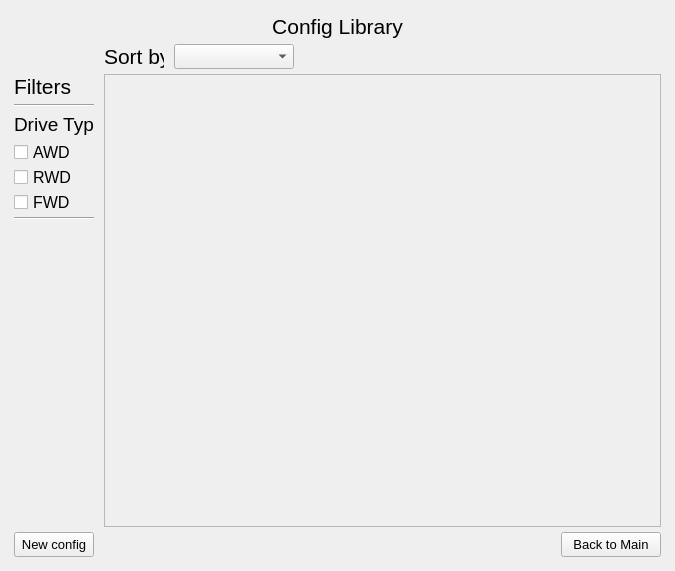
<?xml version="1.0" encoding="UTF-8"?>
<ui version="4.0">
 <class>MainWindow</class>
 <widget class="QMainWindow" name="MainWindow">
  <property name="geometry">
   <rect>
    <x>0</x>
    <y>0</y>
    <width>675</width>
    <height>571</height>
   </rect>
  </property>
  <property name="windowTitle">
   <string>MainWindow</string>
  </property>
  <widget class="QWidget" name="centralwidget">
   <layout class="QGridLayout" name="gridLayout_2">
    <item row="0" column="0">
     <layout class="QGridLayout" name="gridLayout_main">
      <property name="leftMargin">
       <number>5</number>
      </property>
      <property name="topMargin">
       <number>5</number>
      </property>
      <property name="rightMargin">
       <number>5</number>
      </property>
      <property name="bottomMargin">
       <number>5</number>
      </property>
      <property name="horizontalSpacing">
       <number>10</number>
      </property>
      <property name="verticalSpacing">
       <number>5</number>
      </property>
      <item row="2" column="1" rowspan="10" colspan="4">
       <widget class="QScrollArea" name="scrollArea_list">
        <property name="sizePolicy">
         <sizepolicy hsizetype="Expanding" vsizetype="Expanding">
          <horstretch>0</horstretch>
          <verstretch>0</verstretch>
         </sizepolicy>
        </property>
        <property name="minimumSize">
         <size>
          <width>400</width>
          <height>300</height>
         </size>
        </property>
        <property name="font">
         <font>
          <pointsize>10</pointsize>
         </font>
        </property>
        <property name="widgetResizable">
         <bool>true</bool>
        </property>
        <property name="alignment">
         <set>Qt::AlignLeading|Qt::AlignLeft|Qt::AlignVCenter</set>
        </property>
        <widget class="QWidget" name="library_list">
         <property name="geometry">
          <rect>
           <x>0</x>
           <y>0</y>
           <width>561</width>
           <height>457</height>
          </rect>
         </property>
         <layout class="QVBoxLayout" name="verticalLayout_2">
          <item>
           <spacer name="verticalSpacer">
            <property name="orientation">
             <enum>Qt::Vertical</enum>
            </property>
            <property name="sizeHint" stdset="0">
             <size>
              <width>20</width>
              <height>40</height>
             </size>
            </property>
           </spacer>
          </item>
         </layout>
        </widget>
       </widget>
      </item>
      <item row="12" column="4">
       <widget class="QPushButton" name="pushButton_back_to_main">
        <property name="sizePolicy">
         <sizepolicy hsizetype="Preferred" vsizetype="Preferred">
          <horstretch>0</horstretch>
          <verstretch>0</verstretch>
         </sizepolicy>
        </property>
        <property name="minimumSize">
         <size>
          <width>50</width>
          <height>15</height>
         </size>
        </property>
        <property name="maximumSize">
         <size>
          <width>100</width>
          <height>25</height>
         </size>
        </property>
        <property name="font">
         <font>
          <pointsize>10</pointsize>
         </font>
        </property>
        <property name="text">
         <string>Back to Main</string>
        </property>
       </widget>
      </item>
      <item row="1" column="3" colspan="2">
       <spacer name="horizontalSpacer_sort_by">
        <property name="orientation">
         <enum>Qt::Horizontal</enum>
        </property>
        <property name="sizeType">
         <enum>QSizePolicy::Preferred</enum>
        </property>
        <property name="sizeHint" stdset="0">
         <size>
          <width>40</width>
          <height>20</height>
         </size>
        </property>
       </spacer>
      </item>
      <item row="9" column="0" rowspan="3">
       <spacer name="verticalSpacer_filter">
        <property name="orientation">
         <enum>Qt::Vertical</enum>
        </property>
        <property name="sizeType">
         <enum>QSizePolicy::Expanding</enum>
        </property>
        <property name="sizeHint" stdset="0">
         <size>
          <width>20</width>
          <height>40</height>
         </size>
        </property>
       </spacer>
      </item>
      <item row="0" column="0" colspan="5">
       <widget class="QLabel" name="label_main_name">
        <property name="minimumSize">
         <size>
          <width>0</width>
          <height>15</height>
         </size>
        </property>
        <property name="maximumSize">
         <size>
          <width>1000</width>
          <height>25</height>
         </size>
        </property>
        <property name="font">
         <font>
          <pointsize>16</pointsize>
         </font>
        </property>
        <property name="text">
         <string>Config Library</string>
        </property>
        <property name="alignment">
         <set>Qt::AlignCenter</set>
        </property>
       </widget>
      </item>
      <item row="8" column="0">
       <widget class="Line" name="line_2">
        <property name="orientation">
         <enum>Qt::Horizontal</enum>
        </property>
       </widget>
      </item>
      <item row="4" column="0">
       <widget class="QLabel" name="label_filter_drive_type">
        <property name="minimumSize">
         <size>
          <width>50</width>
          <height>15</height>
         </size>
        </property>
        <property name="maximumSize">
         <size>
          <width>80</width>
          <height>25</height>
         </size>
        </property>
        <property name="font">
         <font>
          <pointsize>14</pointsize>
         </font>
        </property>
        <property name="text">
         <string>Drive Type</string>
        </property>
       </widget>
      </item>
      <item row="1" column="2">
       <widget class="QComboBox" name="comboBox_sort_by">
        <property name="minimumSize">
         <size>
          <width>80</width>
          <height>15</height>
         </size>
        </property>
        <property name="maximumSize">
         <size>
          <width>120</width>
          <height>25</height>
         </size>
        </property>
       </widget>
      </item>
      <item row="5" column="0">
       <widget class="QCheckBox" name="checkBox_drive_type_awd">
        <property name="sizePolicy">
         <sizepolicy hsizetype="Preferred" vsizetype="Preferred">
          <horstretch>0</horstretch>
          <verstretch>0</verstretch>
         </sizepolicy>
        </property>
        <property name="minimumSize">
         <size>
          <width>50</width>
          <height>15</height>
         </size>
        </property>
        <property name="maximumSize">
         <size>
          <width>80</width>
          <height>20</height>
         </size>
        </property>
        <property name="font">
         <font>
          <pointsize>12</pointsize>
         </font>
        </property>
        <property name="text">
         <string>AWD</string>
        </property>
       </widget>
      </item>
      <item row="6" column="0">
       <widget class="QCheckBox" name="checkBox_drive_type_rwd">
        <property name="sizePolicy">
         <sizepolicy hsizetype="Preferred" vsizetype="Preferred">
          <horstretch>0</horstretch>
          <verstretch>0</verstretch>
         </sizepolicy>
        </property>
        <property name="minimumSize">
         <size>
          <width>50</width>
          <height>15</height>
         </size>
        </property>
        <property name="maximumSize">
         <size>
          <width>80</width>
          <height>20</height>
         </size>
        </property>
        <property name="font">
         <font>
          <pointsize>12</pointsize>
         </font>
        </property>
        <property name="text">
         <string>RWD</string>
        </property>
       </widget>
      </item>
      <item row="2" column="0">
       <widget class="QLabel" name="label_filter">
        <property name="minimumSize">
         <size>
          <width>50</width>
          <height>15</height>
         </size>
        </property>
        <property name="maximumSize">
         <size>
          <width>80</width>
          <height>25</height>
         </size>
        </property>
        <property name="font">
         <font>
          <pointsize>16</pointsize>
         </font>
        </property>
        <property name="text">
         <string>Filters</string>
        </property>
       </widget>
      </item>
      <item row="7" column="0">
       <widget class="QCheckBox" name="checkBox_drive_type_fwd">
        <property name="sizePolicy">
         <sizepolicy hsizetype="Preferred" vsizetype="Preferred">
          <horstretch>0</horstretch>
          <verstretch>0</verstretch>
         </sizepolicy>
        </property>
        <property name="minimumSize">
         <size>
          <width>50</width>
          <height>15</height>
         </size>
        </property>
        <property name="maximumSize">
         <size>
          <width>80</width>
          <height>20</height>
         </size>
        </property>
        <property name="font">
         <font>
          <pointsize>12</pointsize>
         </font>
        </property>
        <property name="text">
         <string>FWD</string>
        </property>
       </widget>
      </item>
      <item row="3" column="0">
       <widget class="Line" name="line_1">
        <property name="orientation">
         <enum>Qt::Horizontal</enum>
        </property>
       </widget>
      </item>
      <item row="1" column="1">
       <widget class="QLabel" name="label_sort_by">
        <property name="minimumSize">
         <size>
          <width>60</width>
          <height>15</height>
         </size>
        </property>
        <property name="maximumSize">
         <size>
          <width>40</width>
          <height>25</height>
         </size>
        </property>
        <property name="font">
         <font>
          <pointsize>16</pointsize>
         </font>
        </property>
        <property name="text">
         <string>Sort by</string>
        </property>
       </widget>
      </item>
      <item row="12" column="0">
       <widget class="QPushButton" name="pushButton_new_config">
        <property name="sizePolicy">
         <sizepolicy hsizetype="Preferred" vsizetype="Preferred">
          <horstretch>0</horstretch>
          <verstretch>0</verstretch>
         </sizepolicy>
        </property>
        <property name="minimumSize">
         <size>
          <width>50</width>
          <height>15</height>
         </size>
        </property>
        <property name="maximumSize">
         <size>
          <width>80</width>
          <height>25</height>
         </size>
        </property>
        <property name="font">
         <font>
          <pointsize>10</pointsize>
         </font>
        </property>
        <property name="text">
         <string>New config</string>
        </property>
       </widget>
      </item>
     </layout>
    </item>
   </layout>
  </widget>
 </widget>
 <resources/>
 <connections/>
</ui>
